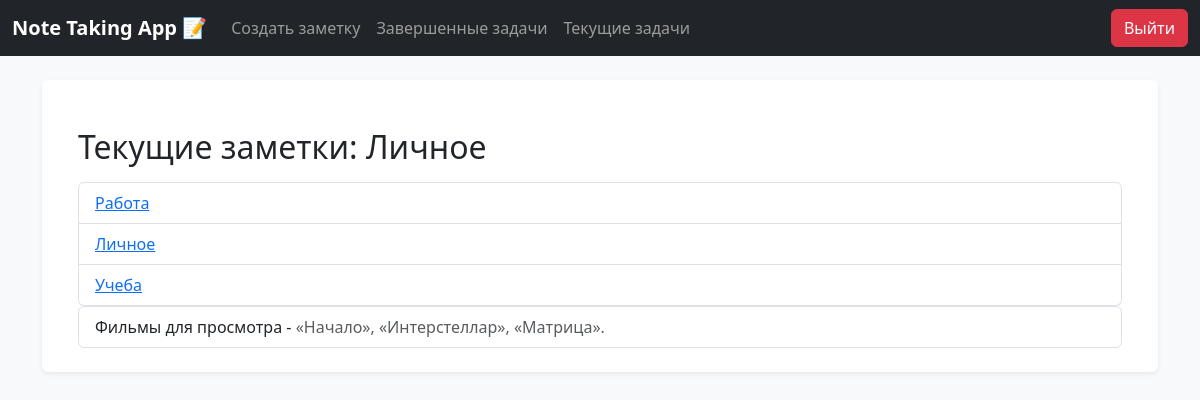
The page /category/personal/ (signed in) on the database its author committed.
### todo/models.py (models this page shows, shortened)
class Categories(models.Model):
    name = models.CharField(max_length=100, db_index=True, verbose_name='Наименование категории')
    slug = models.SlugField(max_length=255, unique=True, db_index=True)
    def __str__(self):
        return self.name

class Todo(models.Model):
    title = models.CharField(max_length=256, verbose_name='Название заметки')
    content = models.TextField(blank=True, verbose_name='Содержание')
    time_create = models.DateTimeField(auto_now_add=True, verbose_name='Время создания')
    time_done = models.DateTimeField(null=True, blank=True, verbose_name='Время завершения')
    time_update = models.DateTimeField(auto_now=True, verbose_name='Время обновления')
    important = models.BooleanField(default=False, verbose_name='Важно')
    user = models.ForeignKey(User, on_delete=models.CASCADE)
    category = models.ForeignKey('Categories', on_delete=models.PROTECT,null=True, blank=True, verbose_name='Категория')
    class Meta:
        ordering = ['-time_create']
        indexes = [
            models.Index(fields=['-time_create'])
        ]

### todo/views.py (the view)
# urls.py: path('category/<slug:category_slug>/', views.category_name, name='category_name'),
@login_required
def category_name(request, category_slug):
    category = get_object_or_404(Categories, slug=category_slug)
    notes = Todo.objects.filter(category=category, user=request.user)
    data = {
        'tasks': category,
        'notes': notes,
        'cat_selected': category.pk,
    }
    return render(request, 'todo/currenttodo.html', data)

### todo/templatetags/custom_filters.py (called while the page is built)
@register.inclusion_tag('todo/categories.html')
def categories(cat_selected = 0):
    cats  = Categories.objects.all()
    return {"cats": cats, 'cat_selected':cat_selected}

### todo/templates/todo/currenttodo.html (shortened to what this page needs)
{% extends 'base.html' %}
{% load custom_filters %}
{% block content %}
<div class="container mt-4">
    <h2 class="mb-3">Текущие заметки: {{ tasks }}</h2>
<div class="categories-list"> {% categories cat_selected %}</div>
    <ul class="list-group">
        {% for todo in notes %}
        <li class="list-group-item d-flex justify-content-between align-items-center">
            <div>
                <a href="{% url 'todoread' todo.id %}" class="text-decoration-none text-dark">
                    {% if todo.important %}
                        <strong><span class="text-danger">{{ todo.title }}</span></strong>
                    {% else %}
                        {{ todo.title }}
                    {% endif %}
                    {% if todo.content %}
                        - <span class="text-muted">{{ todo.content }}</span>
                    {% endif %}
                </a>
            </div>
        </li>
        {% endfor %}
    </ul>
</div>
{% endblock %}

### todo/templates/todo/categories.html
<ul class="list-group">
    {% for cat in cats %}
        <li class="list-group-item {% if cat.pk == cat_selected %}{% endif %}">
            <a href="{% url 'category_name' cat.slug %}">
                {{ cat.name }}
            </a>
        </li>
    {% endfor %}
</ul>

### todo/static/todo/css/style.css (style rules this page uses)
body { font-family: Arial, sans-serif; background-color: #f8f9fa; }
.container { max-width: 800px; }

### rows shown on the page
Categories: name "Личное"
Categories: name "Работа"
Categories: name "Учеба"
Todo: title "Фильмы для просмотра", content "«Начало», «Интерстеллар», «Матрица»."
